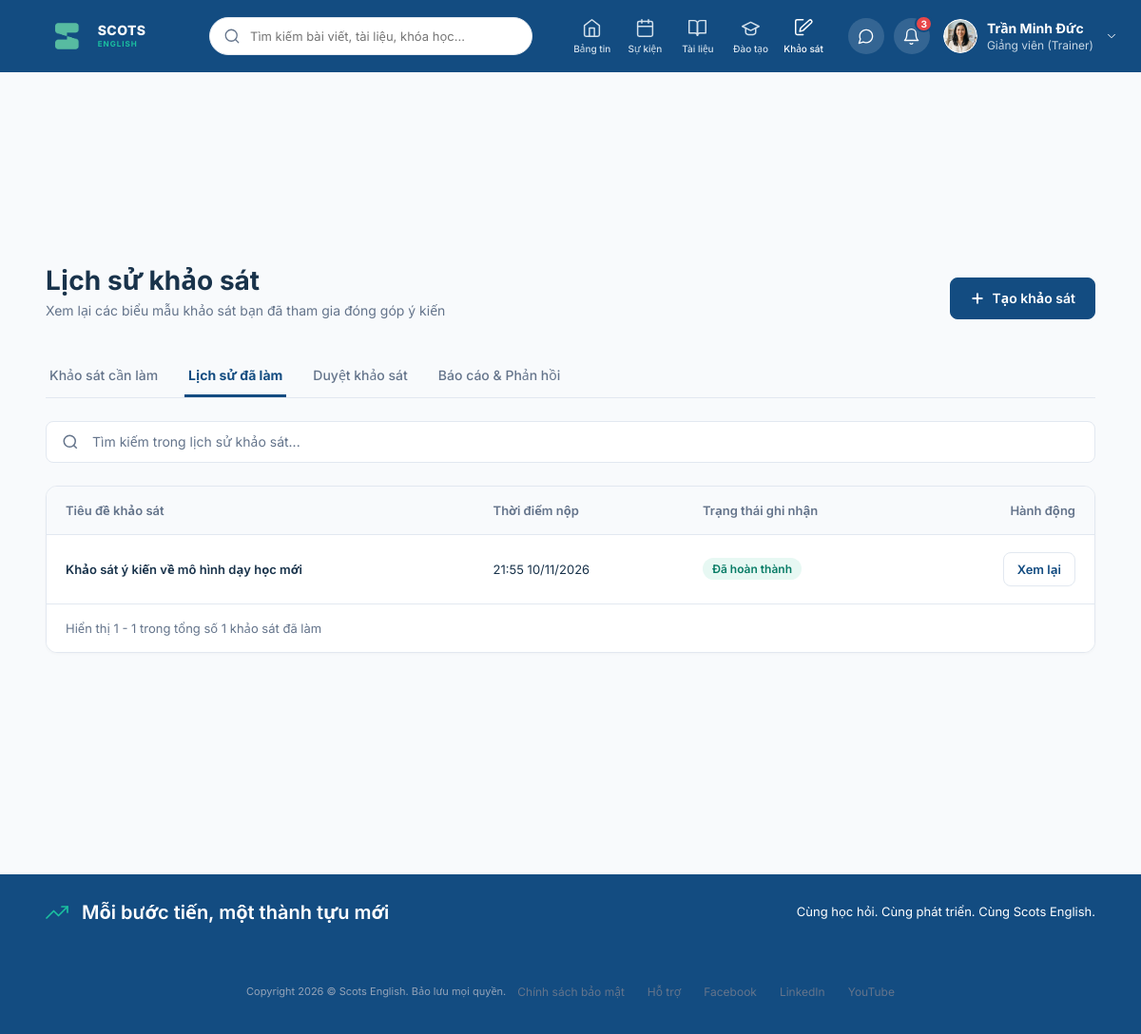
The page /surveys/history/ (signed in) on the database as committed earlier.
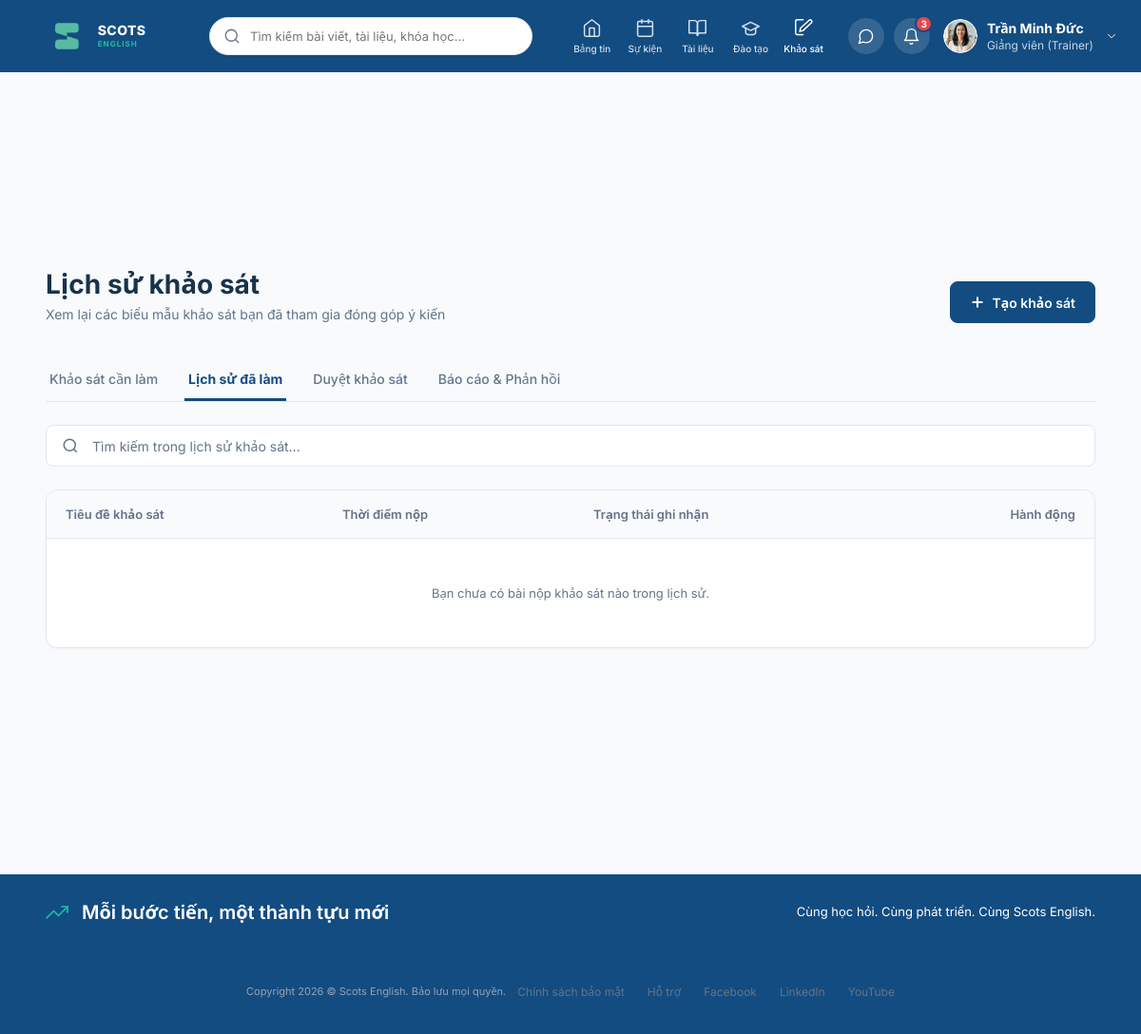
The same page on the database as committed later.
### surveys/models.py (models this page shows, shortened)
class SurveyResponse(models.Model):
    survey = models.ForeignKey(
        Survey,
        on_delete=models.CASCADE,
        related_name='responses',
        verbose_name="Khảo sát"
    )
    respondent = models.ForeignKey(
        settings.AUTH_USER_MODEL,
        on_delete=models.CASCADE,
        related_name='survey_responses',
        verbose_name="Người đã thực hiện khảo sát"
    )
    submission_date = models.DateTimeField(null=True, verbose_name="Thời gian nộp") # cho phép null vì null thì nghĩa là có lưu nháp chứ chưa nộp
    class Meta:
        db_table = 'survey_response'

class Survey(models.Model):
    department = models.ForeignKey(
        Department,
        on_delete=models.CASCADE,
        related_name='surveys',
        verbose_name="Phòng ban"
    )
    creator = models.ForeignKey(
        settings.AUTH_USER_MODEL,
        on_delete=models.CASCADE,
        related_name='created_surveys',
        verbose_name="Người tạo"
    )
    approver = models.ForeignKey(
        settings.AUTH_USER_MODEL,
        on_delete=models.SET_NULL,
        null=True,
        related_name='approved_surveys',
        verbose_name="Người duyệt"
    )
    name=models.CharField(
        max_length=100,
        verbose_name='Tên khảo sát'
    )
    date_created = models.DateTimeField(
        auto_now_add=True,
        verbose_name="Ngày tạo"
    )
    is_approved = models.BooleanField(
        default=False,
        verbose_name="Đã duyệt"
    )
    is_respondable = models.BooleanField(
        default=True,
        verbose_name="Cho phép trả lời"
    )
    is_visible = models.BooleanField(
        default=True,
        verbose_name="Hiển thị"
    )
    anonymous = models.BooleanField(
        default=False,
        verbose_name="Trả lời ẩn danh"
    )
    description = models.TextField(
        blank=True,
        null=True,
        verbose_name="Mô tả"
    )
    response_limit = models.IntegerField(
        null=True,
        blank=True,
        verbose_name="Giới hạn lượt trả lời"
    )
    response_deadline= models.DateTimeField(
        null=True,
        blank=True,
        db_index=True,
        verbose_name='Thời hạn trả lời'
    )
    class Meta:
        db_table = 'survey'

### surveys/views.py (the view)
# urls.py: path('history/',views.SurveyHistory,name='SurveyHistory'),
def SurveyHistory(request):
    if not request.user.is_authenticated:
        default_user = User.objects.filter(username='minhanh').first()
        if default_user:
            login(request, default_user)
    user = request.user
    query = request.GET.get('q', '').strip()
    responses = SurveyResponse.objects.filter(
        respondent=user,
        submission_date__isnull=False
    ).select_related('survey', 'survey__department').order_by('-submission_date')
    if query:
        responses = responses.filter(survey__name__icontains=query)
    total_count = responses.count()
    paginator = Paginator(responses, 10)  # 10 bài trên mỗi trang
    page_number = request.GET.get('page')
    page_obj = paginator.get_page(page_number)
    context = {
        'page_obj': page_obj,
        'search_query': query,
        'total_count': total_count,
    }
    return render(request, 'history.html', context)

### posts/colleagues.py (called while the page is built)
def is_test_environment():
    return 'test' in sys.argv or getattr(settings, 'TESTING', False)

def get_profiles_file():
    if is_test_environment():
        return TEST_USER_PROFILES_FILE
    return USER_PROFILES_FILE

def _ensure_custom_profile_table():
    try:
        with connection.cursor() as cursor:
            cursor.execute("""
                CREATE TABLE IF NOT EXISTS user_custom_profile (
                    username VARCHAR(150) PRIMARY KEY,
                    avatar TEXT DEFAULT '',
                    cover TEXT DEFAULT '',
                    bio TEXT DEFAULT '',
                    job_title TEXT DEFAULT '',
                    branch TEXT DEFAULT '',
                    join_date TEXT DEFAULT '',
                    phone TEXT DEFAULT '',
                    email TEXT DEFAULT '',
                    updated_at TIMESTAMP DEFAULT CURRENT_TIMESTAMP
                );
            """)
    except Exception:
        pass

### surveys/templates/history.html (shortened to what this page needs)
{% extends 'base.html' %}
{% block content %}
  <main class="survey-workspace">
    <header class="doc-header">
      <div>
        <h1 class="doc-header-title">Lịch sử khảo sát</h1>
        <p class="doc-header-subtitle">Xem lại các biểu mẫu khảo sát bạn đã tham gia đóng góp ý kiến</p>
      </div>
      <a href="{% url 'SurveyCreate' %}" class="doc-btn doc-btn-primary">
        <svg width="16" height="16" viewBox="0 0 16 16" fill="none" stroke="currentColor" stroke-width="2">
          <path d="M8 3.333v9.334M3.333 8h9.334" stroke-linecap="round" stroke-linejoin="round"/>
        </svg>
        Tạo khảo sát
      </a>
    </header>
    <nav class="doc-tabs">
      <a href="{% url 'MySurvey' %}" class="doc-tab">Khảo sát cần làm</a>
      <a href="{% url 'SurveyHistory' %}" class="doc-tab active">Lịch sử đã làm</a>
      {% if request.user.managed_departments.exists %}
        <a href="{% url 'SurveyApproveList' %}" class="doc-tab">Duyệt khảo sát</a>
      {% endif %}
      <a href="{% url 'SurveyPublished' %}" class="doc-tab">Báo cáo & Phản hồi</a>
    </nav>
    <form method="GET" action="" class="doc-toolbar">
      <div class="doc-search-box" style="max-width: 100%;">
        <svg width="18" height="18" viewBox="0 0 24 24" fill="none" stroke="#64748b" stroke-width="2">
          <circle cx="11" cy="11" r="8"></circle>
          <path d="m21 21-4.35-4.35"></path>
        </svg>
        <input type="text" name="q" value="{{ search_query|default:'' }}" placeholder="Tìm kiếm trong lịch sử khảo sát...">
      </div>
    </form>
    <section class="doc-table-card">
      <table class="doc-table">
        <thead>
          <tr>
            <th>Tiêu đề khảo sát</th>
            <th>Thời điểm nộp</th>
            <th>Trạng thái ghi nhận</th>
            <th style="text-align: right;">Hành động</th>
          </tr>
        </thead>
        <tbody>
          {% if page_obj %}
            {% for item in page_obj %}
              <tr>
                <td class="doc-table-title">
                  <a href="{% url 'SurveyTake' item.survey.id %}?mode=view&response_id={{ item.id }}" style="text-decoration: none; color: inherit;">
                    {{ item.survey.name }}
                  </a>
                </td>
                <td>{{ item.submission_date|date:"H:i d/m/Y" }}</td>
                <td><span class="doc-badge doc-badge-approved">Đã hoàn thành</span></td>
                <td style="text-align: right;">
                  <a href="{% url 'SurveyTake' item.survey.id %}?mode=view&response_id={{ item.id }}" class="doc-btn doc-btn-secondary" style="height: 36px; padding: 0 14px; font-size: 13px;">Xem lại</a>
                </td>
              </tr>
            {% endfor %}
          {% else %}
            <tr>
              <td colspan="4" style="text-align: center; padding: 48px 20px; color: var(--ink-soft);">
                {% if search_query %}
                  Không tìm thấy khảo sát nào khớp với từ khóa "<strong>{{ search_query }}</strong>".
                {% else %}
                  Bạn chưa có bài nộp khảo sát nào trong lịch sử.
                {% endif %}
              </td>
            </tr>
          {% endif %}
        </tbody>
      </table>
      {% if page_obj and total_count > 0 %}
        <footer class="doc-table-pagination">
          <div>Hiển thị {{ page_obj.start_index }} - {{ page_obj.end_index }} trong tổng số {{ total_count }} khảo sát đã làm</div>
        </footer>
      {% endif %}
    </section>
  </main>
{% endblock %}

Rows that differ between the two databases and show on the page:
removed SurveyResponse: survey.name "Khảo sát ý kiến về mô hình dạy học mới", submission_date "21:55 10/11/2026"
Other text that changed with them:
{{ page_obj.start_index }}: "1" → (not shown)
{{ page_obj.end_index }}: "1" → (not shown)
{{ total_count }}: "1" → (not shown)
text no longer shown: "Hiển thị - trong tổng số khảo sát đã làm"
text now shown: "Bạn chưa có bài nộp khảo sát nào trong lịch sử."
